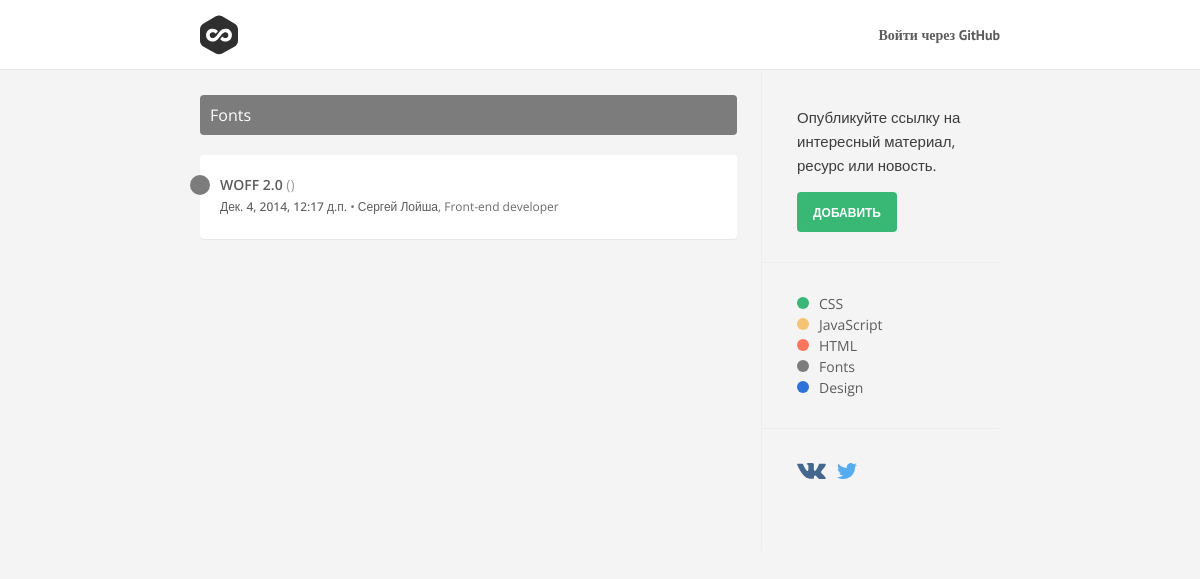
The app's page /category/fonts with its own data.
### link/models.py (models this page shows, shortened)
class Category(models.Model):
    class Meta():
        verbose_name = "Категория"
        verbose_name_plural = "Категории"
    category_title = models.CharField(max_length=250)
    category_slug = models.SlugField(unique=True)
    def __unicode__(self):
        return self.category_title
    @permalink
    def get_absolute_url(self):
        return ('view_link_category', None, { 'slug': self.category_slug })

class Link(models.Model):
    class Meta():
        verbose_name = "Ссылка"
        verbose_name_plural = "Ссылки"
    link_title = models.CharField(max_length=250)
    link_slug = models.SlugField(max_length=250)
    link_url = models.URLField()
    link_category = models.ForeignKey('link.Category', default=lambda: Category.objects.get(id=1))
    link_author = models.ForeignKey(User, default=1)
    link_created = models.DateTimeField(auto_now=True)
    @property
    def domain(self):
        return urlparse(self.link_url).netloc
    @permalink
    def get_absolute_url(self):
        return ('view_link', None, { 'id': self.id })
    @permalink
    def get_redirect_url(self):
        return ('redirect_link', None, { 'id': self.id })

### userprofile/models.py (models this page shows, shortened)
class UserProfile(models.Model):
    user = models.OneToOneField(User)
    post = models.CharField(max_length=250, verbose_name='Должность', blank=True)
    @permalink
    def get_absolute_url(self):
        return ('view_user', None, { 'id': self.user.id })
    class Meta:
        verbose_name = 'Профиль'
        verbose_name_plural = 'Профили'

### link/views.py (the view)
# urls.py: url(r'^category/(?P<slug>[^\.]+)', 'link.views.view_link_category', name='view_link_category'),
def view_link_category(request, slug):
	category = get_object_or_404(Category, category_slug=slug)
	links_list = Link.objects.filter(link_category=category).all().order_by('-link_created')
	paginator = Paginator(links_list, 25)
	page = request.GET.get('page')
	try:
		links = paginator.page(page)
	except PageNotAnInteger:
		links = paginator.page(1)
	except EmptyPage:
		links = paginator.page(paginator.num_pages)
	return render(request, 'view_category.html', {
		'categories': Category.objects.all(),
		'category': category,
		'links': links
	})

### templates/view_category.html (shortened to what this page needs)
{% extends "base.html" %}
{% block content_main %}
	{% if links.number == 1 %}
		<div class="category-head {{category.category_slug}}">
			<h3>{{ category }}</h3>
		</div>
	{% endif %}
	{% include "includes/links_block.html" %}
{% endblock content_main %}

### templates/base.html (shortened to what this page needs)
<!DOCTYPE html>
<html lang="en">
<head>
	{% load staticfiles %}
	<link rel="stylesheet" href="{% static 'css/style.css' %}">
</head>
<body>
		<div id="header">
			<div class="header-wrapper clearfix">
				<a href="/" target="_self" class="logo">Lkd</a>
				<ul class="account">
				{% if user.is_authenticated %}
					<li><a href="">Аккаунт <sup>{{ user.username }}</sup></a></li>
					<li><a href="{% url 'logout' %}" class="btn btn-green">Выйти</a></li>
				{% else %}
					<li><a href="{% url 'socialauth_begin' 'github' %}">Войти через GitHub</a></li>
				{% endif %}
				</ul>
			</div>
		</div>
		<div class="container">
			<div class="content-main">
			{% block content_main %}
			{% endblock content_main %}
			</div>
			{% block content_sidebar %}
			<div class="content-sidebar">
				{% block content_sidebar_link %}
				<div class="content-section first">
					<p>Опубликуйте ссылку на интересный материал, ресурс или новость.</p>
					<a href="{% url 'new' %}" class="btn btn-green"><span>Добавить</span></a>
				</div>
				{% endblock content_sidebar_link %}
				{% block content_sidebar_categories %}
				<div class="content-section">
					{% if categories %}
					<div class="categories-list">
					{% for category in categories %}
						<a href="{{ category.get_absolute_url }}"><i class="circle {{ category.category_slug }}"></i>{{ category }}</a>
					{% endfor %}
					</div>
					{% endif %}
				</div>
				{% endblock content_sidebar_categories %}
				{% block content_sidebar_social %}
					<div class="content-section">
						<a href="{{ SITE_VK_URL }}" class="social vk" target="_blank"></a>
						<a href="{{ SITE_TW_URL }}" class="social tw" target="_blank"></a>
					</div>
				{% endblock content_sidebar_social %}
			</div>
			{% endblock content_sidebar %}
		</div>
</body>
</html>

### templates/includes/links_block.html (shortened to what this page needs)
{% if links %}
{% load pytils_dt %}
<div class="links">
	<ul>
	{% for link in links %}
		<li>
			<a href="{{ link.get_redirect_url }}" target="_blank">
				<div class="badge {{ link.link_category.category_slug }}"></div>
				{{ link.link_title }} <span>({{link.domain}})</span>
			</a>
			<p>
				<time datetime="{{link.link_created|date:'Y-m-d H:s'}}">
					<a href="{{ link.get_absolute_url }}">{{ link.link_created|distance_of_time }}</a>
				</time> &bull; <span><a href="{{ link.link_author.userprofile.get_absolute_url }}">{{ link.link_author.first_name }} {{ link.link_author.last_name }}</a>, {{ link.link_author.userprofile.post }}</span>
			</p>
		</li>
	{% endfor %}
	</ul>
</div>
{% endif %}

### records on screen
Category: category_title "Fonts"
Link: link_title "WOFF 2.0", link_created|distance_of_time "Дек. 4, 2014, 12:17 д.п.", link_author.first_name "Сергей", link_author.last_name "Лойша", link_author.userprofile.post "Front-end developer"
Category: category_title "CSS"
Category: category_title "JavaScript"
Category: category_title "HTML"
Category: category_title "Design"
